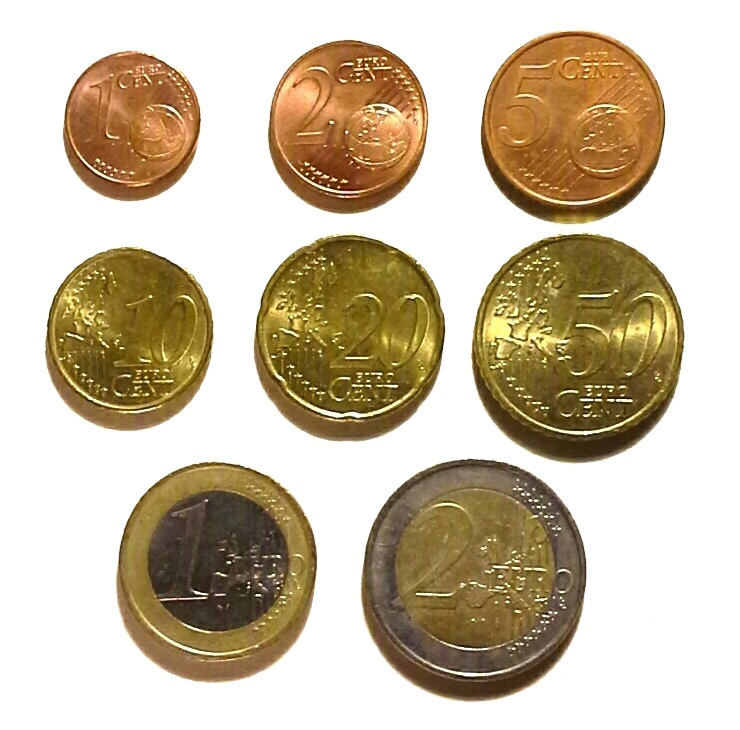
#> input picture 02_Probabilidad/07_Percepcion/monedas.jpeg, 740 x 730 px, given in place of the camera
$ python 009_Detect_Movimiento.py
#> lines starting #> are read from the running program, lines starting #| are printed output that depends on the picture
import cv2
import numpy as np

# --- 1. Inicialización de la Captura de Video ---
# Cambia '0' por la ruta de un archivo de video (ej: 'video_prueba.mp4')
# si no quieres usar la cámara web.
captura = cv2.VideoCapture(0)

# Verificar que la cámara/video se abrió correctamente
if not captura.isOpened():
    print("Error: No se pudo abrir la fuente de video.")
    exit()

# Inicializar la variable que guardará el 'fondo'
fondo_estatico = None
area_minima_movimiento = 500  # Área mínima del contorno para considerarlo movimiento

print("Detector de Movimiento iniciado. Presiona 'q' para salir.")

# --- 2. Bucle Principal de Procesamiento de Frames ---
while True:
    # Capturar el frame actual
    ret, frame_actual = captura.read()
#> frame_actual is the input picture: shape (730, 740, 3); mean B, G, R 165.2, 189.1, 203.2

    if not ret:
        break  # Si no se pudo leer el frame, sal del bucle

    # Redimensionar (opcional, ayuda al rendimiento)
    frame_actual = cv2.resize(frame_actual, (500, 300))
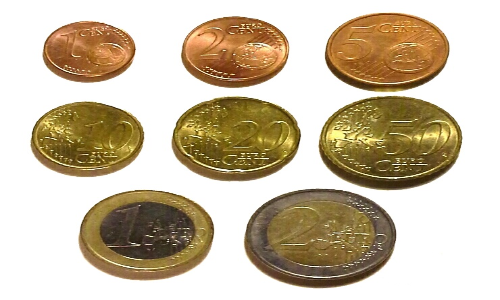
#> frame_actual: shape (300, 500, 3); mean B, G, R 165.2, 189.1, 203.1

    # 3. Preprocesamiento: Simplificar la imagen
    # Convertir a escala de grises
    frame_gris = cv2.cvtColor(frame_actual, cv2.COLOR_BGR2GRAY)
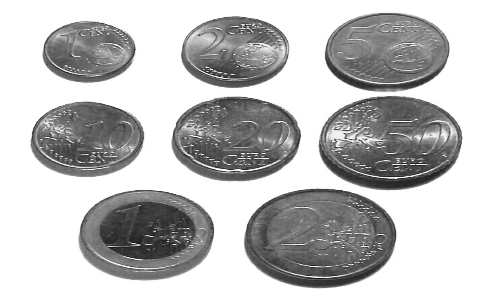
#> frame_gris: shape (300, 500); min 13, max 255, mean 190.5

    # Aplicar desenfoque Gaussiano: Elimina el ruido fino para tener una mejor detección de bordes
    frame_gris_suavizado = cv2.GaussianBlur(frame_gris, (21, 21), 0)
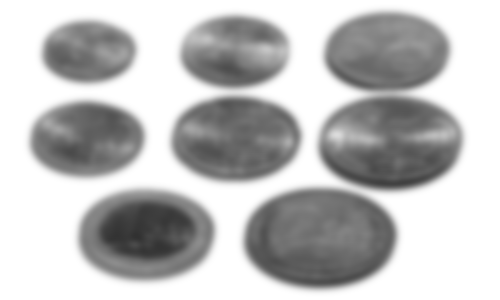
#> frame_gris_suavizado: shape (300, 500); min 49, max 255, mean 190.6

    # 4. Inicializar el Fondo Estático
    # Si es la primera iteración, el fondo es el frame actual
    if fondo_estatico is None:
        fondo_estatico = frame_gris_suavizado
        continue  # Pasa al siguiente frame

    # 5. Resta de Frames (El corazón del detector de movimiento)
    # Calcular la diferencia absoluta entre el fondo y el frame actual
    resta_frames = cv2.absdiff(fondo_estatico, frame_gris_suavizado)

    # 6. Umbralización (Aislamiento del Movimiento)
    # Convertir la resta en una imagen binaria. Todo lo que sea "diferente"
    # (más de 25 píxeles de diferencia) se vuelve blanco (255).
    _, umbral = cv2.threshold(resta_frames, 25, 255, cv2.THRESH_BINARY)

    # 7. Dilatación (Relleno de agujeros)
    # Rellena los pequeños agujeros en los objetos en movimiento para hacerlos más sólidos.
    umbral_dilatado = cv2.dilate(umbral, None, iterations=2)

    # 8. Detección de Contornos
    # Encuentra los contornos (bordes) en la imagen umbralizada y dilatada.
    contornos, _ = cv2.findContours(umbral_dilatado.copy(), cv2.RETR_EXTERNAL, cv2.CHAIN_APPROX_SIMPLE)

    # 9. Filtrado y Dibujado de Rectángulos
    for contorno in contornos:
        # Filtrar contornos muy pequeños (ruido)
        if cv2.contourArea(contorno) < area_minima_movimiento:
            continue

        # Obtener las coordenadas del rectángulo que encierra el movimiento
        (x, y, w, h) = cv2.boundingRect(contorno)

        # Dibujar el rectángulo en el frame original a color
        cv2.rectangle(frame_actual, (x, y), (x + w, y + h), (0, 255, 0), 2)
        cv2.putText(frame_actual, "Movimiento Detectado", (x, y - 10),
                    cv2.FONT_HERSHEY_SIMPLEX, 0.5, (0, 255, 0), 2)

    # 10. Mostrar los resultados
    cv2.imshow("Original con Deteccion", frame_actual)
    cv2.imshow("Resta y Umbral (Movimiento aislado)", umbral_dilatado)

    # Salir del bucle si se presiona la tecla 'q'
    if cv2.waitKey(1) & 0xFF == ord('q'):
        break

# --- 3. Liberación de Recursos ---
captura.release()
cv2.destroyAllWindows()
